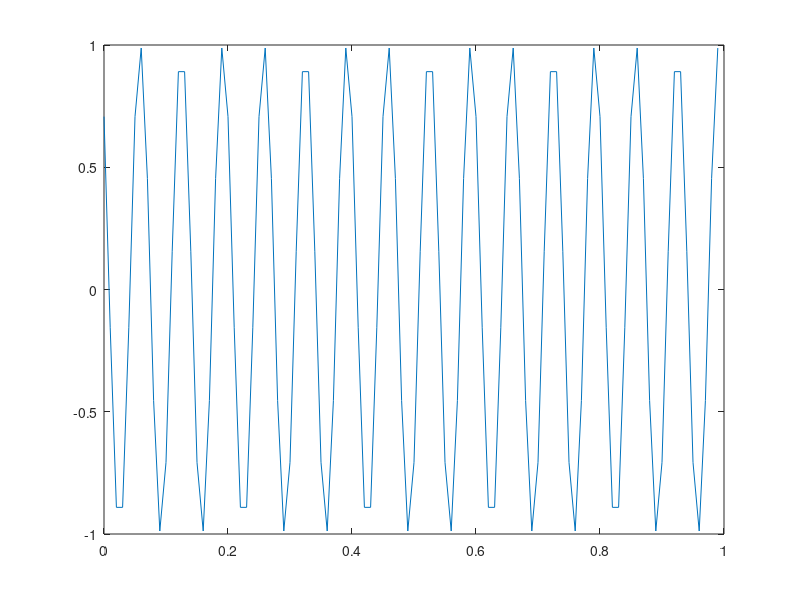
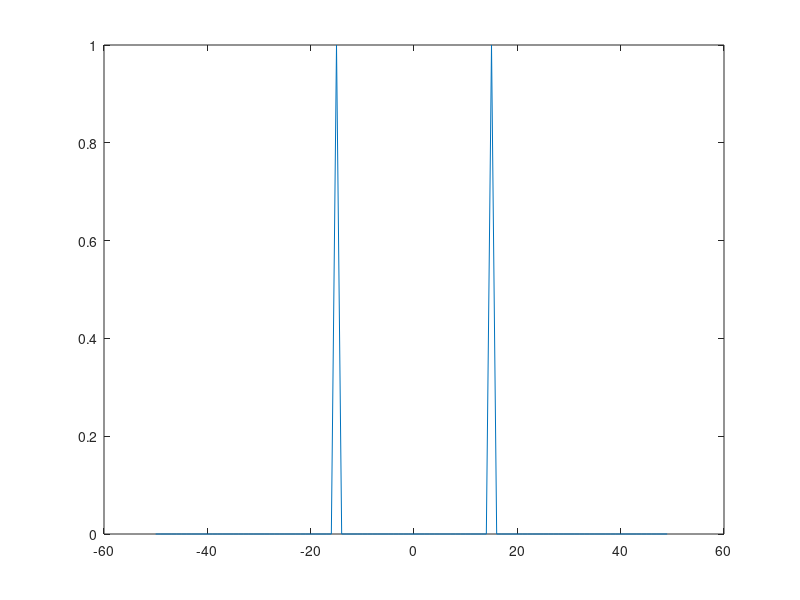
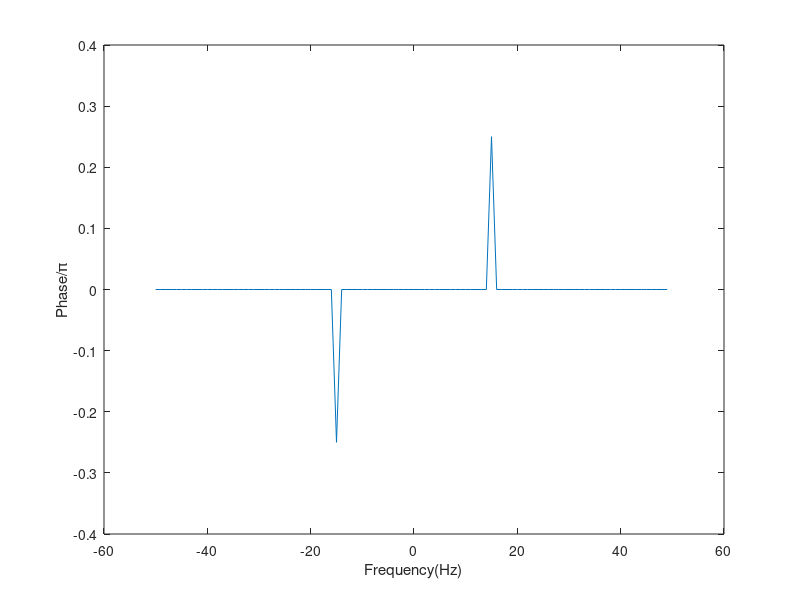

Reproduce these figures in MATLAB, in order.
clear
tstart=0;
tend=1;
fs=100;
ts=1/fs;
T=(tend-tstart);
N=T/ts;
t=tstart:ts:tend-ts;
f=(-fs/2):(fs/N):(fs/2-fs/N);
x2=cos(30*pi*t+pi/4);
plot(t,x2);
%%%%%%%%
y2=fftshift(fft(x2));
out=y2/max(abs(y2));
figure
plot(f,abs(out));
%%%%%%%%
to1=1e-6;
out(abs(out)<to1)=0;
theta=angle(out);
figure
plot(f,theta/pi)
xlabel('Frequency(Hz)')
ylabel('Phase/\pi')
%%%%%%%%
